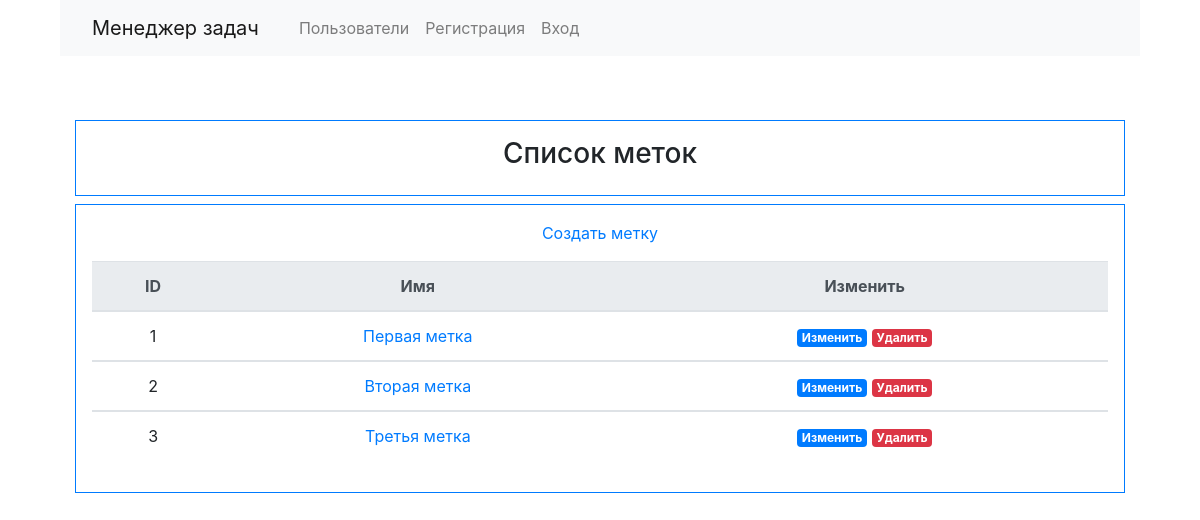
Screenshot of /labels/ with the database file from the repository.
### labels/models.py (models this page shows, shortened)
class TaskLabel(models.Model):
    name = models.CharField(max_length=200, unique=True)

### labels/views.py (the view)
# urls.py: path('labels/', views.LabelsView.as_view(), name='labels'),
class LabelsView(generic.ListView):
    template_name = 'labels/labels.html'
    context_object_name = 'labels'
    def get_queryset(self):
        return TaskLabel.objects.all()

### templates/labels/labels.html
{% extends "base.html" %}
{% load bootstrap4 %}
{% load i18n %}
{% block page_header %}
<h3 class="cover-heading">{% trans "Labels list:" %}</h3>
{% endblock %}
{% block content %}
<a href="{% url 'label_create'%}">{% trans "Add new Label"%}</a>
    {% if labels %}
    <table class="table table-hover mx-auto my-3">
      <thead class="thead-light">
        <tr>
            <th scope="col">ID</th>
            <th scope="col">{% trans "Name" %}</th>
            <th scope="col">{% trans "Edit" %}</th>
        </tr>
      </thead>
      <tbody>
    {% for label in labels %}
    <tr>
      <td scope="row">{{ label.id }}</td>
      <td scope="row"><a href="{% url 'label' label.id %}">{{ label.name }}</a></td>
      <td scope="row">
        <div>
          <a href="{% url 'label_update' label.id %}" class="badge badge-primary">{% trans "Edit" %}</a>
          <a href="{% url 'label_delete' label.id %}" class="badge badge-danger">{% trans "Delete" %}</a>
        </div>
      </td>
    </tr>
    </tbody>
  {% endfor %}
    </table>
  {% else %}
    <p>{% trans "You don't have any labels. "%}</p>
  {% endif %}
{% endblock %}

### rows the page displays
TaskLabel: id "1", name "Первая метка"
TaskLabel: id "2", name "Вторая метка"
TaskLabel: id "3", name "Третья метка"
